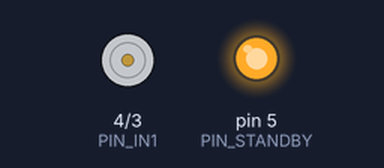
Simulated run of this sketch. Board: Arduino Uno, built with avr-gcc and run on an emulated ATmega328P. Shown: motor-driver pin pairs drawn as motors (green arrow = first pin HIGH = forward, orange = second pin HIGH = backward, longer = more drive, scaled by the enable pin, stopped while the standby pin is LOW), output pins drawn as LEDs (lit = HIGH). What the sketch prints to the serial monitor is not drawn.

Above: at 0.1 s.
At 22.6 s:
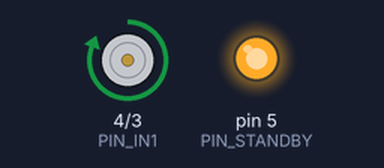
At 32.6 s:
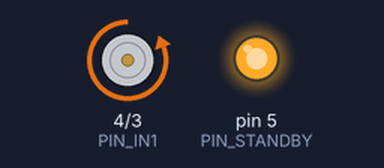
Timing chart, 0 to 39.0 s (numbered marks = the images above):
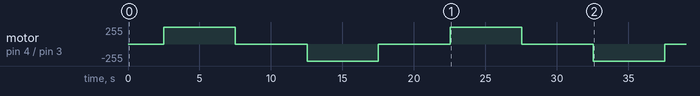

Measured:
- by itself, motor on pin 4 (PIN_IN1) / pin 3 (PIN_IN2): stopped → forward 255/255 at 2.5 s, → stopped 5.0 s later, → backward 255/255 5.0 s later, → stopped 5.0 s later, … (8 changes in this stretch)

The sketch:

a2_2.ino
```cpp
int PIN_IN1 = 4;
int PIN_IN2 = 3;
int PIN_PWM = 2;
int PIN_STANDBY = 5;

int PIN_MODE = 11;
int PIN_TOGGLE = 9;

int mode = 0;
int mode_length = 5000;
int last_time = millis();
float past_time = 0;
int direction = 1;
int running = 1;

void setup() {
    pinMode(PIN_IN1, OUTPUT);
    pinMode(PIN_IN2, OUTPUT);
    pinMode(PIN_PWM, OUTPUT);

    pinMode(PIN_MODE, INPUT_PULLUP);
    pinMode(PIN_TOGGLE , INPUT_PULLUP);

    pinMode(PIN_STANDBY, OUTPUT);
    digitalWrite(PIN_STANDBY, 1);
    Serial.begin(9600);
}


void loop(){


    int dt = millis() - last_time;
    last_time = millis();
    if (mode == 0 || mode == 2) {
        past_time += dt;
    }
    else if (mode == 1 || mode == 3) {
        past_time -= dt;
    }
    if (mode == 0 || mode == 1) {
        digitalWrite(PIN_IN1, 1);
        digitalWrite(PIN_IN2, 0);
    }
    else if (mode == 2 || mode == 3) {
        digitalWrite(PIN_IN1, 0);
        digitalWrite(PIN_IN2, 1);
    }

    float speed = (past_time/mode_length);
    int pwm = speed * 255;
    Serial.println(pwm);
    analogWrite(PIN_PWM, pwm);

    if (past_time > 5000 || past_time < 0) {
        mode += 1;
        mode = mode % 4;
    }
}
```
